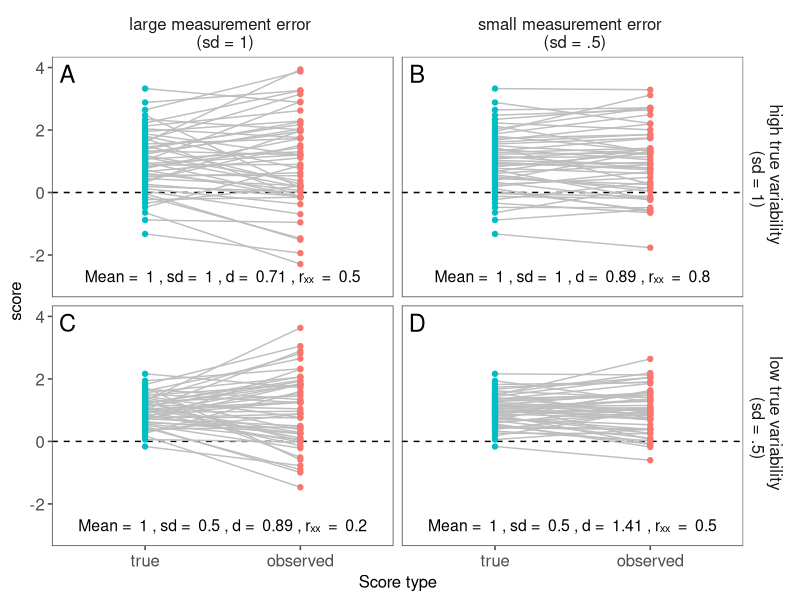

This figure's R source:
## ---- chunk 1

library(tidyverse)
library(pwr)
library(bayestestR)
library(ggthemes)
library(psych)

## ---- chunk 2

set.seed(100)
size = 50
sd_error_small = .5
sd_error_large = 1

# Use distribution_normal to get a distribution that is as close as possible to canonical normal distribution

# Distribute the errors

meas_err_small <- sample(distribution_normal(size, mean = 0, sd = sd_error_small)) # sd = .5 variance = .25)
meas_err_large <- sample(distribution_normal(size, mean = 0, sd = sd_error_large)) # sd = 1, variance = 1)

# Distribute the true scores

true_large_stable <- as.data.frame(distribution_normal(size, mean = 1, sd = .5)) %>% mutate(true_mean = 1, true_sd = .5) %>% rename("score_true" = `distribution_normal(size, mean = 1, sd = 0.5)`)
true_large_variable <- as.data.frame(distribution_normal(size, mean = 1, sd = 1)) %>% mutate(true_mean = 1, true_sd = 1) %>% rename("score_true" = `distribution_normal(size, mean = 1, sd = 1)`)
true_small_stable <- as.data.frame(distribution_normal(size, mean = .5, sd = .5)) %>% mutate(true_mean = .5, true_sd = .5) %>% rename("score_true" = `distribution_normal(size, mean = 0.5, sd = 0.5)`)
true_small_variable <- as.data.frame(distribution_normal(size, mean = .5, sd = 1)) %>% mutate(true_mean = .5, true_sd = 1) %>% rename("score_true" = `distribution_normal(size, mean = 0.5, sd = 1)`)

# Combine all combinations of means and true sds into one dataframe

true_scores <- rbind(true_large_stable, true_large_variable, true_small_stable, true_small_variable) %>%
  mutate(true_d = true_mean/true_sd) %>%
  mutate(true_variability =
           case_when(true_sd == 1 ~ "high",
                     true_sd == .5 ~ "low")) %>%
  mutate(id = row_number())

# Add measurement error to datasets

with_large_errors <- true_scores %>%
  mutate(score_observed = score_true + rep(meas_err_large, 4)) %>%
  mutate(error = "large") %>%
  mutate(error_sd = 1)

with_small_errors <- true_scores %>%
  mutate(score_observed = score_true + rep(meas_err_small, 4)) %>%
  mutate(error = "small") %>%
  mutate(error_sd = .5)

# Combine datasets with small and large errors, pivot to long format

sim_data <- rbind(with_small_errors, with_large_errors) %>%
  pivot_longer(names_to = "score_type", values_to = "score", cols = c("score_true", "score_observed"), names_prefix = "score_") %>%
  mutate(panel = case_when(
    error_sd == 1 & true_sd == 1 ~ "A",
    error_sd == .5 & true_sd == 1 ~ "B",
    error_sd == 1 & true_sd == .5 ~ "C",
    error_sd == .5 & true_sd == .5 ~ "D"
  ))




## ---- chunk 3

# Observed Cohen's d

sim_data_summary <- sim_data %>%
    group_by(score_type, true_variability, error_sd, true_sd, true_mean, true_d, panel, error) %>%
  summarize(obs_mean = mean(score), obs_sd = sd(score), sample_d = obs_mean/obs_sd) %>%
  mutate(total_var = error_sd^2 + true_sd^2) %>%
  mutate(total_sd = sqrt(total_var)) %>%
  mutate(d = true_mean/total_sd) %>%
  mutate(r = true_sd^2/total_var)

sim_data_m1 <- sim_data_summary %>%
  filter(score_type == "true") %>%
  filter(true_mean == 1)


## ---- chunk 4


true_variability_labs <- c("high true variability \n (sd = 1)", "low true variability \n (sd = .5)")
names(true_variability_labs) <- c("high", "low")

error_labs <- c("large measurement error \n (sd = 1)", "small measurement error \n (sd = .5)")
names(error_labs) <- c("large", "small")


sim_plot_m1 <- sim_data %>%
  filter(true_mean == 1) %>%
  ggplot() +
  geom_hline(yintercept = 0, lty = "dashed") +
  geom_line(aes(group = id, x = fct_rev(score_type), y = score), color = "grey") +
  geom_point(aes(x = fct_rev(score_type), y = score, color = score_type)) +
  facet_grid(true_variability ~ error, labeller=labeller(true_variability = true_variability_labs, error = error_labs)) +
    theme_few() +
  scale_x_discrete("Score type") +
  ylim(-3, 4) +
  theme(legend.position = "none", text = element_text(size=12), strip.text = element_text(size = 12), axis.text=element_text(size=12)) +
  geom_label(data = sim_data_m1, x = .5, y = 3.8, size = 6, alpha = 0,  label.size = NA, aes(label = panel)) +
  geom_label(data = sim_data_m1,
             x = 1.5,
             y = -3, 
             label.size = NA, 
             label.padding = unit(.1, "lines"), 
             alpha = 0, 
             vjust = "bottom", 
             size = 4,
             aes(label = (paste("Mean = ", true_mean, ", sd = ", round(true_sd, 2), ", d = ", round(d, 2), ", r\u2093\u2093  = ", round(r, 2))))) # To get subscripts, use unicode
              

ggsave("reliability_plot_m1.png", width = 8.5, height = 5, units = "in", dpi = 300)



## ---- chunk 5

# Compute necessary sample sizes at different levels of Cohen's d (Table 1) for paired samples t-test

# d = .2, n = 393

pwr.t.test(d = .2, power = .8)

# d = .4, n = 99

pwr.t.test(d = .4, power = .8)

# d = .6, n = 45

pwr.t.test(d = .6, power = .8)

# d = .8, n = 26

pwr.t.test(d = .8, power = .8)

#d = 1, n = 17

pwr.t.test(d = 1, power = .8)


## ---- chunk 6
# Table 2 - Measurement reliability, true r, observable r, n for power = .8

# Create function for spearman-brown formula
spearman_brown <- function(r_true, rxx, ryy) {
 r_obs <-  r_true*sqrt(rxx*ryy)
    return(r_obs)
}

# Create dataframe for observable r's
rxx <- c(1, 1, .6, .6, .2, .2)
true_r <- c(.7, .3, .7, .3, .7, .3)

reliability <- data.frame(rxx, true_r) %>%
  mutate(r_obs = spearman_brown(true_r, rxx, rxx))

# Compute necessary samples one at a time since I can't figure out how to get this in a tidy format

# r = .7, n = 13

pwr.r.test(r = .7, power = .8)

# r = .3, n = 84

pwr.r.test(r = .3, power = .8)

# r = .42, n = 41

pwr.r.test(r = .42, power = .8)

# r = .18, n = 239

pwr.r.test(r = .18, power = .8 )

# r = .14, n = 397

pwr.r.test(r = .14, power = .8)

# r = .06, n = 2177

pwr.r.test(r = .06, power = .8)

## ---- chunk 7

# Read in all MB1 data from GitHub and archive for replicability

# mb1_git <- read_csv("https://github.com/manybabies/mb1-analysis-public/raw/master/processed_data/03_data_diff_main.csv") %>%
#   select(lab, subid, diff, stimulus_num, method, age_group) %>%
#   mutate(subid = paste(lab, subid, sep = "_"))
# 
# write.csv(mb1_git, "mb1.csv")

# Read in archived MB1 data

mb1 <- read_csv("mb1.csv")

# Must have data in wide dataframe (one row per participant, observations across columns), rather than long dataframe

mb1_wide <- mb1 %>%
  filter(!is.na(diff)) %>% # Removes NA values that were causing problems
  pivot_wider(id_cols = c(lab, subid, method, age_group), names_from = stimulus_num, values_from = diff)

# Must remove all factor columns (lab, studyid, method, age_group), leaving just matrix of values needed to compute ICC

mb1_icc <- mb1_wide %>%
  select(-lab, -subid, -method, -age_group)

# Compute ICC values.

ICC(mb1_icc, missing = FALSE, lmer = TRUE)
# ICC3k = 12.7, 95% CI = [.09, .18]

# Observe that ICC3k is equivalent to Cronbach's alpha

alpha(mb1_icc)

# Sample write-up: "Reliability of the looking time difference to the IDS versus ADS stimuli across the 8 trial pairs was estimated with an intraclass correlation coefficient (ICC), based on a mean-rating (k = 8), consistency, 2-way mixed-effects model (ICC3k) using the psych package in R (Reville 2018). The estimated ICC was .14, 95% CI = [.09, .18]."
